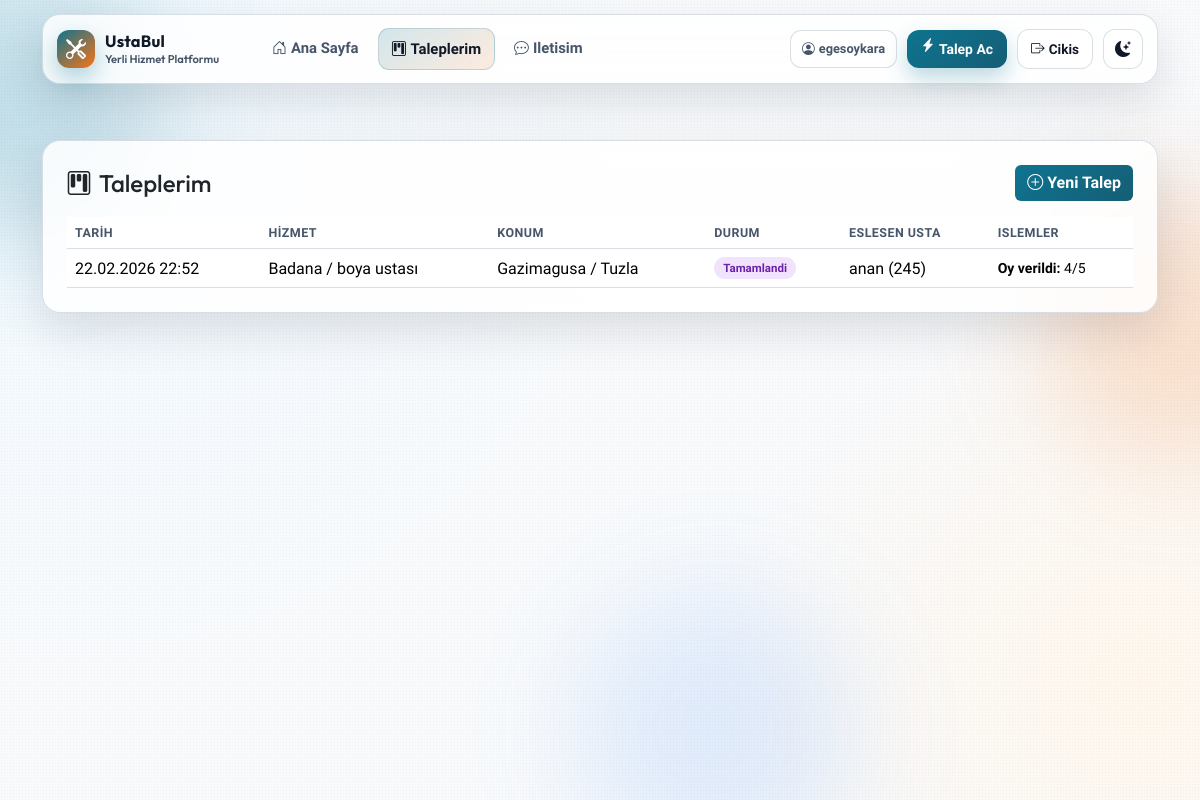
The app's page /taleplerim/ (signed in), older data.
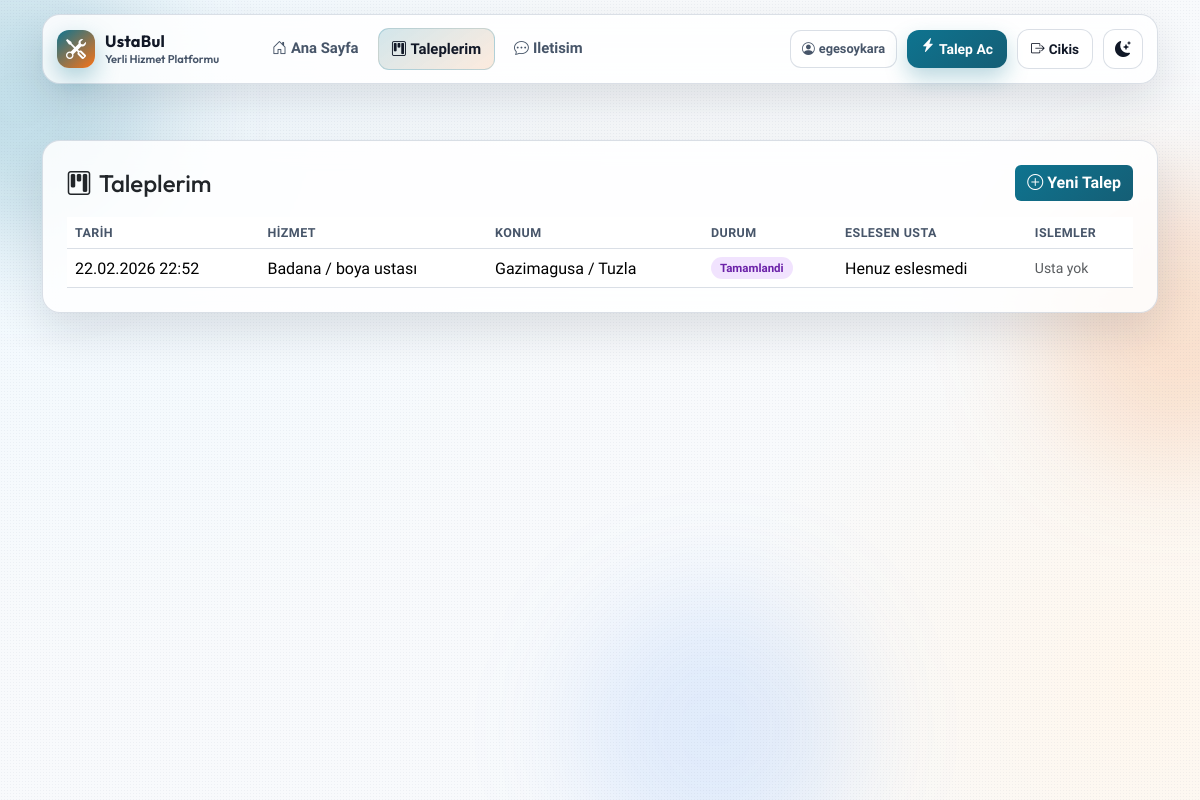
The same page, newer data.
### Myapp/models.py (models this page shows, shortened)
class ServiceRequest(models.Model):
    STATUS_CHOICES = (
        ("new", "Yeni"),
        ("pending_provider", "Usta Onayi Bekleniyor"),
        ("matched", "Eslestirildi"),
        ("completed", "Tamamlandi"),
        ("cancelled", "Iptal Edildi"),
    )
    customer_name = models.CharField(max_length=120)
    customer_phone = models.CharField(max_length=20)
    city = models.CharField(max_length=80)
    district = models.CharField(max_length=80)
    service_type = models.ForeignKey(ServiceType, on_delete=models.PROTECT, related_name="requests")
    details = models.TextField()
    matched_provider = models.ForeignKey(
        Provider,
        on_delete=models.SET_NULL,
        null=True,
        blank=True,
        related_name="service_requests",
    )
    customer = models.ForeignKey(
        User,
        on_delete=models.SET_NULL,
        null=True,
        blank=True,
        related_name="service_requests",
    )
    status = models.CharField(max_length=20, choices=STATUS_CHOICES, default="new")
    created_at = models.DateTimeField(auto_now_add=True)
    class Meta:
        ordering = ["-created_at"]

class Provider(models.Model):
    user = models.OneToOneField(
        User,
        on_delete=models.SET_NULL,
        null=True,
        blank=True,
        related_name="provider_profile",
    )
    full_name = models.CharField(max_length=120)
    service_types = models.ManyToManyField(ServiceType, related_name="providers", blank=True)
    city = models.CharField(max_length=80)
    district = models.CharField(max_length=80)
    phone = models.CharField(max_length=20)
    latitude = models.DecimalField(max_digits=9, decimal_places=6, null=True, blank=True)
    longitude = models.DecimalField(max_digits=9, decimal_places=6, null=True, blank=True)
    rating = models.DecimalField(max_digits=2, decimal_places=1, default=5.0)
    is_available = models.BooleanField(default=True)
    description = models.TextField(blank=True)
    created_at = models.DateTimeField(auto_now_add=True)
    class Meta:
        ordering = ["-is_available", "-rating", "full_name"]

class ProviderRating(models.Model):
    SCORE_CHOICES = (
        (1, "1"),
        (2, "2"),
        (3, "3"),
        (4, "4"),
        (5, "5"),
    )
    provider = models.ForeignKey(Provider, on_delete=models.CASCADE, related_name="ratings")
    customer = models.ForeignKey(User, on_delete=models.CASCADE, related_name="provider_ratings")
    service_request = models.OneToOneField(
        ServiceRequest,
        on_delete=models.CASCADE,
        related_name="provider_rating",
        null=True,
        blank=True,
    )
    score = models.PositiveSmallIntegerField(choices=SCORE_CHOICES)
    comment = models.TextField(blank=True)
    created_at = models.DateTimeField(auto_now_add=True)
    updated_at = models.DateTimeField(auto_now=True)
    class Meta:
        ordering = ["-updated_at"]

class ServiceType(models.Model):
    name = models.CharField(max_length=80, unique=True)
    slug = models.SlugField(unique=True)
    class Meta:
        ordering = ["name"]

### Myapp/views.py (the view)
# urls.py: path('taleplerim/', views.my_requests, name='my_requests'),
@login_required
def my_requests(request):
    if get_provider_for_user(request.user):
        messages.error(request, "Bu alan sadece musteri hesaplari icindir.")
        return redirect("provider_requests")
    requests = list(
        request.user.service_requests.select_related("service_type", "matched_provider").prefetch_related("provider_offers")
    )
    rating_map = {
        rating.service_request_id: rating
        for rating in ProviderRating.objects.filter(service_request_id__in=[item.id for item in requests])
    }
    for item in requests:
        item.rating_entry = rating_map.get(item.id)
        item.pending_offer = next((offer for offer in item.provider_offers.all() if offer.status == "pending"), None)
    cancelled_count = sum(1 for item in requests if item.status == "cancelled")
    return render(
        request,
        "Myapp/my_requests.html",
        {
            "requests": requests,
            "cancelled_count": cancelled_count,
        },
    )

### Myapp/views.py (called while the page is built)
def get_provider_for_user(user):
    if not user.is_authenticated:
        return None
    return Provider.objects.filter(user=user).first()

### Myapp/templates/Myapp/my_requests.html (shortened to what this page needs)
﻿{% extends "base.html" %}
{% block content %}
<section class="card panel-card shadow-sm reveal-up">
  <div class="card-body p-4">
    <div class="d-flex align-items-center justify-content-between flex-wrap gap-2 mb-3">
      <h1 class="h4 mb-0"><i class="bi bi-kanban me-2"></i>Taleplerim</h1>
      <div class="d-flex align-items-center gap-2">
        <a class="btn btn-main" href="{% url 'index' %}#talep-form"><i class="bi bi-plus-circle me-1"></i>Yeni Talep</a>
      </div>
    </div>
    {% if requests %}
      <div class="table-responsive">
        <table class="table request-table align-middle mb-0">
          <thead>
            <tr>
              <th>Tarih</th>
              <th>Hizmet</th>
              <th>Konum</th>
              <th>Durum</th>
              <th>Eslesen Usta</th>
              <th>Islemler</th>
            </tr>
          </thead>
          <tbody>
            {% for item in requests %}
              <tr>
                <td>{{ item.created_at|date:"d.m.Y H:i" }}</td>
                <td>{{ item.service_type.name }}</td>
                <td>{{ item.city }} / {{ item.district }}</td>
                <td><span class="status-pill status-{{ item.status }}">{{ item.get_status_display }}</span></td>
                <td>
                  {% if item.matched_provider %}
                    {{ item.matched_provider.full_name }} ({{ item.matched_provider.phone }})
                  {% elif item.status == "pending_provider" and item.pending_offer %}
                    Sirada: {{ item.pending_offer.provider.full_name }} (onay bekleniyor)
                  {% else %}
                    Henuz eslesmedi
                  {% endif %}
                </td>
                <td>
                  {% if item.status == "matched" %}
                    <form method="post" action="{% url 'complete_request' item.id %}" class="m-0">
                      {% csrf_token %}
                      <button type="submit" class="btn btn-sm request-complete-btn">
                        <i class="bi bi-check2-circle me-1"></i>Tamamlandi
                      </button>
                    </form>
                  {% elif item.status == "completed" %}
                    {% if item.matched_provider %}
                      {% if item.rating_entry %}
                        <div class="small">
                          <strong>Oy verildi:</strong> {{ item.rating_entry.score }}/5
                        </div>
                      {% endif %}
                    {% else %}
                      <span class="small text-muted">Usta yok</span>
                    {% endif %}
                  {% endif %}
                </td>
              </tr>
            {% endfor %}
          </tbody>
        </table>
      </div>
    {% else %}
      <p class="mb-0 text-muted">Henuz talebin yok. Ana sayfadan yeni talep olusturabilirsin.</p>
    {% endif %}
  </div>
</section>
{% endblock %}

Row changes from the older to the newer data that the page shows:
changed ServiceRequest "Gazimagusa": matched_provider.full_name "anan" → (not shown); matched_provider.phone "245" → (not shown); rating_entry.score "4" → (not shown); matched_provider_id "( ) Oy verildi: /5" → "Henuz eslesmedi Usta yok"
